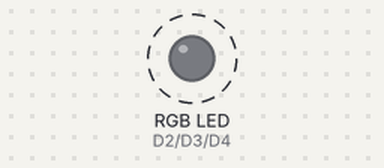
Bench run of a sketch on a simulated Arduino Zero (SAMD21). Shown: an RGB LED mixed from three pins (HIGH = lit). Dashed ring = blinking.

Above: at 0.05 s.
At 1.35 s:
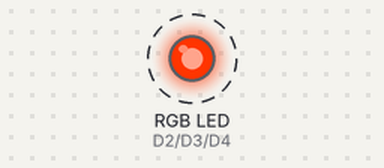
Timing chart, 0 to 4.6 s (numbered marks = the images above):
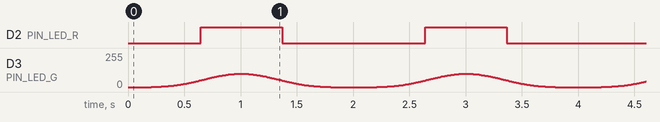

The sketch:

iota_status_led.ino
```cpp
#include <Arduino.h>
#include <math.h>
#include <string.h>

const uint8_t PIN_LED_R = 2;   // RED   (GP2, PWM)
const uint8_t PIN_LED_G = 3;   // GREEN (GP3, PWM)
const uint8_t PIN_LED_B = 4;   // BLUE  (GP4, PWM)

const bool    LED_COMMON_ANODE = false;  // true: コモンアノードLED（出力を論理反転）
const uint8_t PWM_MAX          = 255;    // 8bit PWM
const uint16_t PWM_FREQ_HZ     = 1000;   // PWM周波数（ちらつき防止）

const uint32_t FADE_PERIOD_MS  = 2000;   // 0.5Hz フェード明滅（STANDBY / STANDUP）
const uint32_t BLINK_PERIOD_MS = 1000;   // 1Hz 点滅（CALIBRATING / ERROR）
const uint32_t LED_UPDATE_MS   = 10;     // LED更新周期(100Hz)

const uint32_t COMMS_TIMEOUT_MS = 1000;  // 1秒 有効な状態名が来なければ ROS 未受信扱いに戻す。

enum class State {
  STANDBY,
  STANDUP,
  WALK,
  CALIBRATING,
  ERROR,
  EMERGENCY_STOP
};

struct Color { uint8_t r, g, b; };
const Color C_OFF    = {  0,   0,   0};
const Color C_YELLOW = {255, 100,   0};
const Color C_GREEN  = {  0, 255,   0};
const Color C_ORANGE = {255,  30,   0};
const Color C_RED    = {255,   0,   0};

struct CmdEntry { const char* name; State st; };
const CmdEntry CMD_TABLE[] = {
  {"STANDBY",        State::STANDBY},
  {"STANDUP",        State::STANDUP},
  {"WALK",           State::WALK},
  {"CALIBRATING",    State::CALIBRATING},
  {"ERROR",          State::ERROR},
  {"EMERGENCY_STOP", State::EMERGENCY_STOP}
};
const uint8_t CMD_COUNT = sizeof(CMD_TABLE) / sizeof(CMD_TABLE[0]);

State    state          = State::STANDBY;
uint32_t lastCommandMs  = 0;
uint32_t lastLedMs      = 0;
bool     hasCommand     = false;

const uint8_t CMD_BUF_SIZE = 24;
char     cmdBuf[CMD_BUF_SIZE];
uint8_t  cmdLen = 0;

uint8_t applyPolarity(uint8_t v) {
  return LED_COMMON_ANODE ? (uint8_t)(PWM_MAX - v) : v;
}
void setRgb(uint8_t r, uint8_t g, uint8_t b) {
  analogWrite(PIN_LED_R, applyPolarity(r));
  analogWrite(PIN_LED_G, applyPolarity(g));
  analogWrite(PIN_LED_B, applyPolarity(b));
}
void setColor(Color c) {
  setRgb(c.r, c.g, c.b);
}

// 滑らかなフェード明滅: レイズドコサインで 0→1→0、さらに二乗(≈ガンマ2)で柔らかく。
void breathe(Color c, uint32_t nowMs, uint32_t periodMs) {
  float phase = (float)(nowMs % periodMs) / (float)periodMs;
  float b = 0.5f * (1.0f - cosf(2.0f * (float)PI * phase));
  b = b * b;
  setRgb((uint8_t)(c.r * b), (uint8_t)(c.g * b), (uint8_t)(c.b * b));
}

void blink(Color c, uint32_t nowMs, uint32_t periodMs) {
  setColor(((nowMs % periodMs) < (periodMs / 2)) ? c : C_OFF);
}

bool hostActive(uint32_t nowMs) {
  return hasCommand && (uint32_t)(nowMs - lastCommandMs) < COMMS_TIMEOUT_MS;
}

void renderLed() {
  uint32_t nowMs = millis();

  if (!hostActive(nowMs)) {
    breathe(C_YELLOW, nowMs, FADE_PERIOD_MS);
    return;
  }

  switch (state) {
    case State::STANDBY:
    case State::STANDUP:        breathe(C_GREEN, nowMs, FADE_PERIOD_MS);   break;
    case State::WALK:           setColor(C_GREEN);                         break;
    case State::CALIBRATING:    blink(C_ORANGE, nowMs, BLINK_PERIOD_MS);   break;
    case State::ERROR:          blink(C_RED, nowMs, BLINK_PERIOD_MS);      break;
    case State::EMERGENCY_STOP: setColor(C_RED);                          break;
  }
}

void applyCommand() {
  cmdBuf[cmdLen] = '\0';
  for (uint8_t i = 0; i < CMD_COUNT; i++) {
    if (strcmp(cmdBuf, CMD_TABLE[i].name) == 0) {
      state = CMD_TABLE[i].st;
      lastCommandMs = millis();
      hasCommand = true;
      break;
    }
  }
  cmdLen = 0;
}

void pollSerial() {
  while (Serial.available() > 0) {
    char c = (char)Serial.read();
    if (c == '\n' || c == '\r') {
      if (cmdLen > 0) applyCommand();
      continue;
    }
    if (cmdLen < CMD_BUF_SIZE - 1) cmdBuf[cmdLen++] = c;
  }
}

void setup() {
  pinMode(PIN_LED_R, OUTPUT);
  pinMode(PIN_LED_G, OUTPUT);
  pinMode(PIN_LED_B, OUTPUT);
  analogWriteResolution(8);
  analogWriteFreq(PWM_FREQ_HZ);
  Serial.begin(115200);

  lastLedMs      = millis();
  state          = State::STANDBY;
  renderLed();
}

void loop() {
  pollSerial();

  uint32_t nowMs = millis();
  if ((uint32_t)(nowMs - lastLedMs) >= LED_UPDATE_MS) {
    lastLedMs = nowMs;
    renderLed();
  }
}
```

Measured:
- by itself, D2 (PIN_LED_R): alternates HIGH for 0.73 s and LOW for 1.3 s
